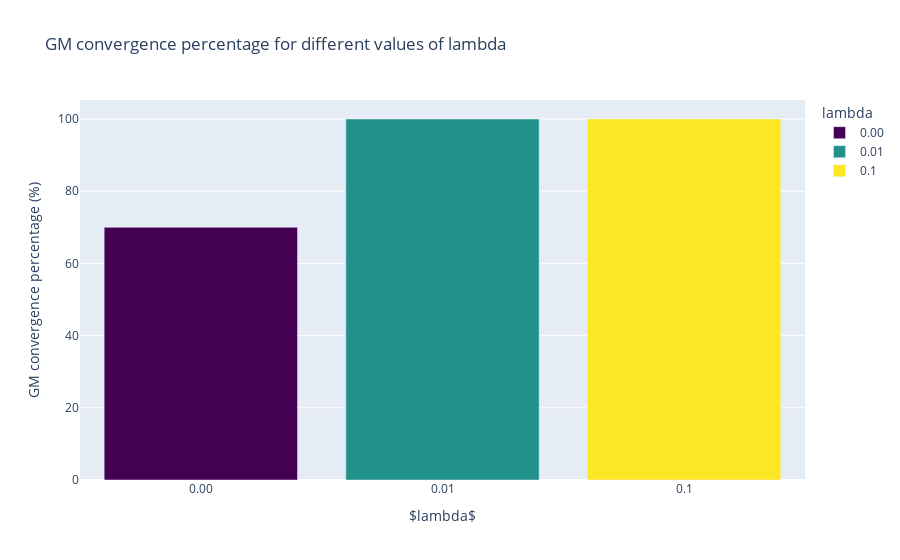

Notebook code for this chart:
### Code cell
fig = px.bar(la_gm_conv_prc, x='lambda', y='percentage',
             title='GM convergence percentage for different values of lambda',
             color='lambda',
             color_discrete_sequence =['#440154', '#21918c', '#fde725'])
fig.update_layout(
    xaxis_title=r'$lambda$',
    yaxis_title=r'GM convergence percentage (%)'
)
fig.show()
# save the figure
fig.write_image("GM_GC_for_la.png")

### Figure 1 — Plotly figure (JSON) as saved in the notebook; plotly's stock layout.template omitted (floating-point values rounded to 4 significant figures)
{"data": [{"alignmentgroup": "True", "hovertemplate": "lambda=%{x}<br>percentage=%{y}<extra></extra>", "legendgroup": "0.00", "marker": {"color": "#440154", "pattern": {"shape": ""}}, "name": "0.00", "offsetgroup": "0.00", "orientation": "v", "showlegend": true, "textposition": "auto", "type": "bar", "x": ["0.00"], "xaxis": "x", "y": [70], "yaxis": "y"}, {"alignmentgroup": "True", "hovertemplate": "lambda=%{x}<br>percentage=%{y}<extra></extra>", "legendgroup": "0.01", "marker": {"color": "#21918c", "pattern": {"shape": ""}}, "name": "0.01", "offsetgroup": "0.01", "orientation": "v", "showlegend": true, "textposition": "auto", "type": "bar", "x": ["0.01"], "xaxis": "x", "y": [100], "yaxis": "y"}, {"alignmentgroup": "True", "hovertemplate": "lambda=%{x}<br>percentage=%{y}<extra></extra>", "legendgroup": "0.1", "marker": {"color": "#fde725", "pattern": {"shape": ""}}, "name": "0.1", "offsetgroup": "0.1", "orientation": "v", "showlegend": true, "textposition": "auto", "type": "bar", "x": ["0.1"], "xaxis": "x", "y": [100], "yaxis": "y"}], "layout": {"barmode": "relative", "legend": {"title": {"text": "lambda"}, "tracegroupgap": 0}, "title": {"text": "GM convergence percentage for different values of lambda"}, "xaxis": {"anchor": "y", "categoryarray": ["0.00", "0.01", "0.1"], "categoryorder": "array", "domain": [0, 1], "title": {"text": "$lambda$"}}, "yaxis": {"anchor": "x", "domain": [0, 1], "title": {"text": "GM convergence percentage (%)"}}}}
